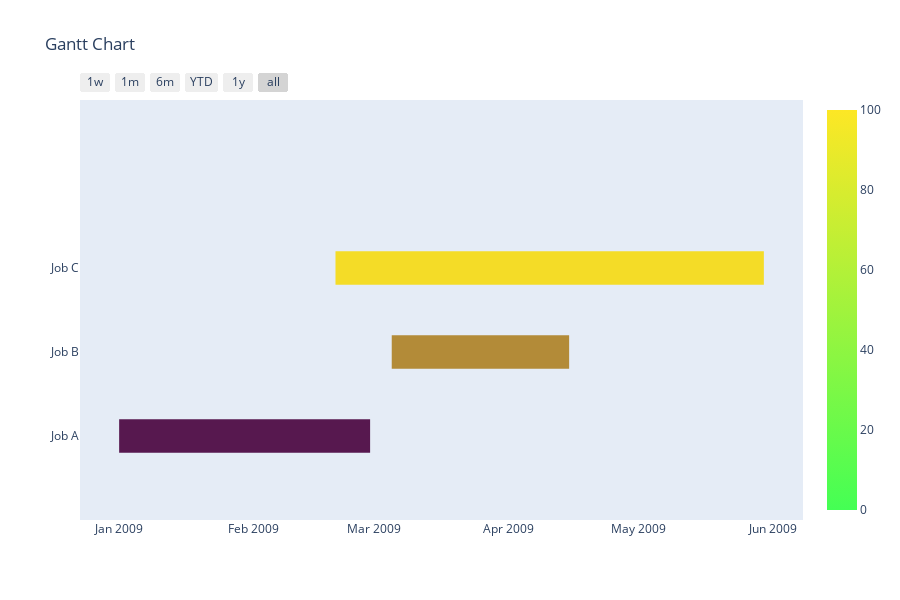

Notebook code for this chart:
### Code cell
import plotly.figure_factory as ff


df = [dict(Task='Job A', Start='2009-01-01', Finish='2009-02-28', Complete=10),
     dict(Task='Job B', Start='2009-03-05', Finish='2009-04-15', Complete=60),
     dict(Task='Job C', Start='2009-02-20', Finish='2009-05-30', Complete=95)]

fig = ff.create_gantt(df, colors='Viridis', index_col='Complete', show_colorbar=True)

fig.show()

### Figure 1 — Plotly figure (JSON) as saved in the notebook; plotly's stock layout.template omitted (floating-point values rounded to 4 significant figures)
{"data": [{"fill": "toself", "fillcolor": "rgb(179.0, 139.0, 55.8)", "hoverinfo": "name", "legendgroup": "rgb(179.0, 139.0, 55.8)", "mode": "none", "name": "60", "showlegend": false, "type": "scatter", "x": ["2009-03-05", "2009-04-15", "2009-04-15", "2009-03-05"], "y": [0.8, 0.8, 1.2, 1.2]}, {"fill": "toself", "fillcolor": "rgb(243.75, 219.5, 39.35)", "hoverinfo": "name", "legendgroup": "rgb(243.75, 219.5, 39.35)", "mode": "none", "name": "95", "showlegend": false, "type": "scatter", "x": ["2009-02-20", "2009-05-30", "2009-05-30", "2009-02-20"], "y": [1.8, 1.8, 2.2, 2.2]}, {"fill": "toself", "fillcolor": "rgb(86.5, 24.0, 79.3)", "hoverinfo": "name", "legendgroup": "rgb(86.5, 24.0, 79.3)", "mode": "none", "name": "10", "showlegend": false, "type": "scatter", "x": ["2009-01-01", "2009-02-28", "2009-02-28", "2009-01-01"], "y": [-0.2, -0.2, 0.2, 0.2]}, {"legendgroup": "rgb(179.0, 139.0, 55.8)", "marker": {"color": "rgb(179.0, 139.0, 55.8)", "opacity": 0, "size": 1}, "mode": "markers", "name": "", "showlegend": false, "text": [null, null], "type": "scatter", "x": ["2009-03-05", "2009-04-15"], "y": [1, 1]}, {"legendgroup": "rgb(243.75, 219.5, 39.35)", "marker": {"color": "rgb(243.75, 219.5, 39.35)", "opacity": 0, "size": 1}, "mode": "markers", "name": "", "showlegend": false, "text": [null, null], "type": "scatter", "x": ["2009-02-20", "2009-05-30"], "y": [2, 2]}, {"legendgroup": "rgb(86.5, 24.0, 79.3)", "marker": {"cmax": 100, "cmin": 0, "color": "rgb(86.5, 24.0, 79.3)", "colorscale": [[0, "rgb(68.0, 1.0, 84.0)"], [1, "rgb(253.0, 231.0, 37.0)"]], "opacity": 0, "showscale": true, "size": 1}, "mode": "markers", "name": "", "showlegend": false, "text": [null, null], "type": "scatter", "x": ["2009-01-01", "2009-02-28"], "y": [0, 0]}], "layout": {"height": 600, "hovermode": "closest", "showlegend": false, "title": {"text": "Gantt Chart"}, "xaxis": {"rangeselector": {"buttons": [{"count": 7, "label": "1w", "step": "day", "stepmode": "backward"}, {"count": 1, "label": "1m", "step": "month", "stepmode": "backward"}, {"count": 6, "label": "6m", "step": "month", "stepmode": "backward"}, {"count": 1, "label": "YTD", "step": "year", "stepmode": "todate"}, {"count": 1, "label": "1y", "step": "year", "stepmode": "backward"}, {"step": "all"}]}, "showgrid": false, "type": "date", "zeroline": false}, "yaxis": {"autorange": false, "range": [-1, 4], "showgrid": false, "ticktext": ["Job A", "Job B", "Job C"], "tickvals": [0, 1, 2], "zeroline": false}}}
